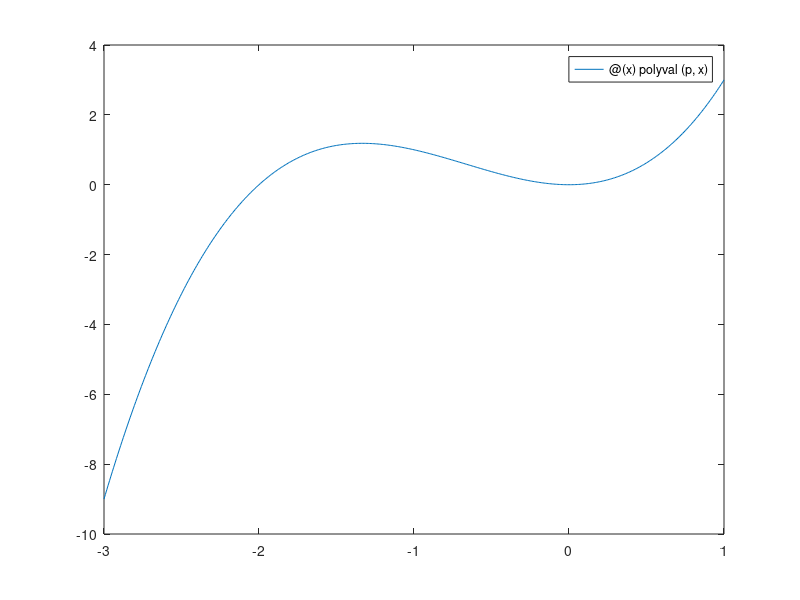

Source code (MATLAB): (Note: this script raises an error after producing the figure.)
function polyroots

p=[1 2 0 0];

fplot(@(x)polyval(p,x),[-3,1]);
hold on;
plot(roots(p),[0 0 0],'X')

fplot(@(x)polyval(polyder(p),x),[-3,1]);
plot(roots(polyder(p)),[0 0 ],'gX')

fplot(@(x)polyval(polyder(polyder(p)),x),[-3,1]);
plot(roots(polyder(polyder(p))),[0],'rX')


